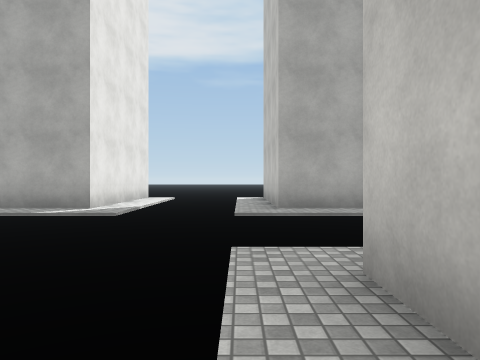
View 1 (above)

24 first-person views from a walk through a 3-D level made in the Unity game engine. The camera is 1.3 m above the floor, looks level and sees 70° across. The floor is counted in squares, 2 m on a side. Each view is taken from the middle of a square. On the plan, view 1 faces up. The plan holds only what a view shows up to about 10 squares ahead; the rest is blank. The place goes on beyond the plan. Door leaves are left out, so doorways stand open. Surface patterns are stand-ins for the level's own textures.

View 2
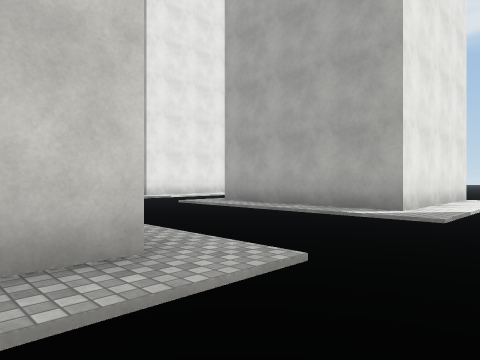

View 3
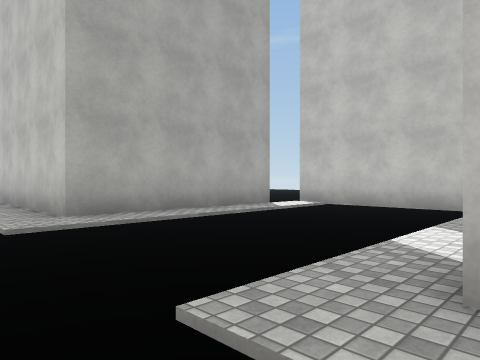

View 4
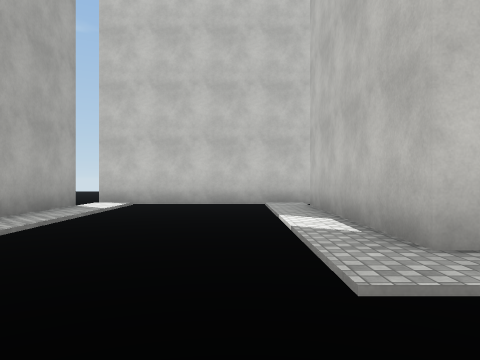

View 5
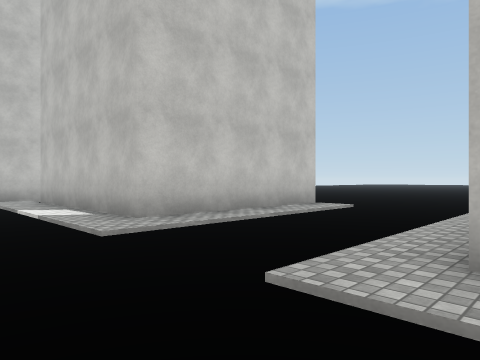

View 6
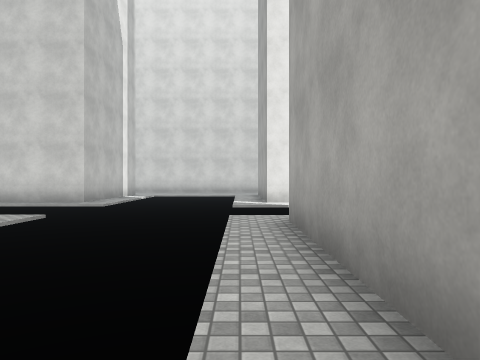

View 7
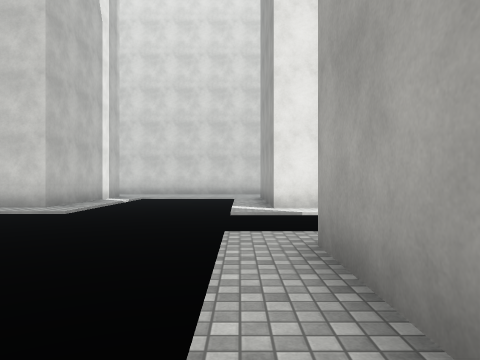

View 8
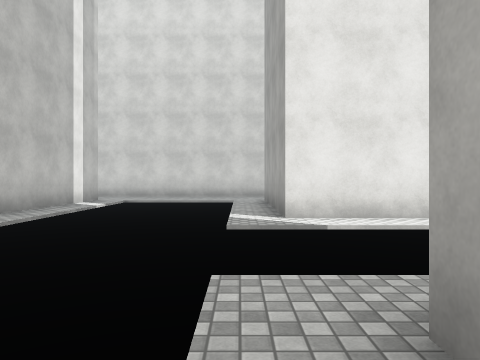

View 9
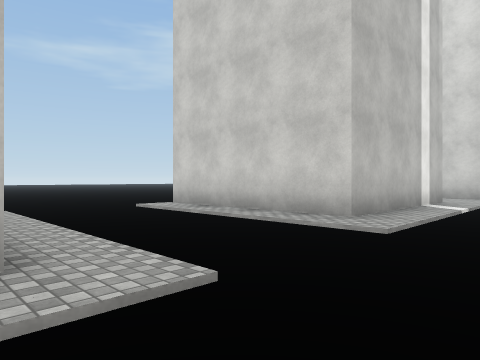

View 10
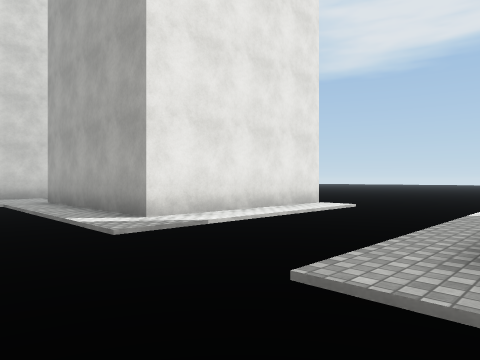

View 11
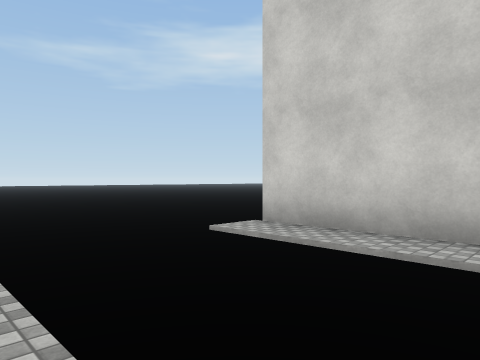

View 12
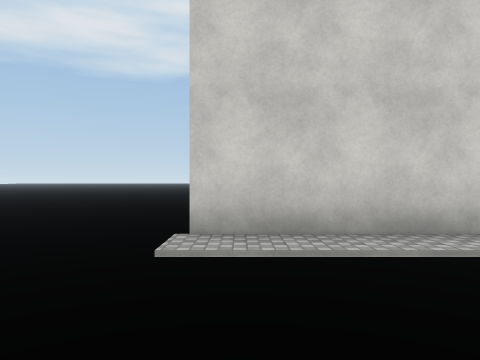

View 13
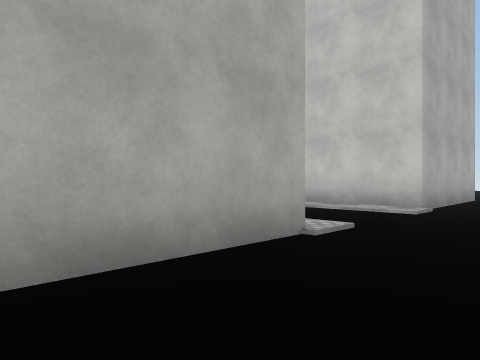

View 14
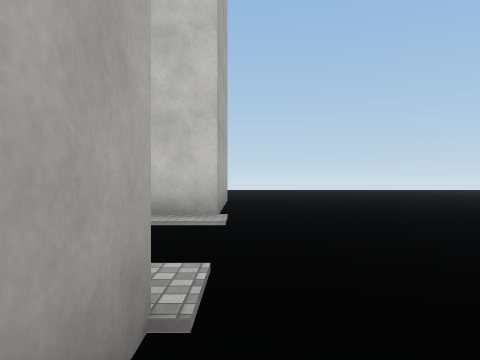

View 15
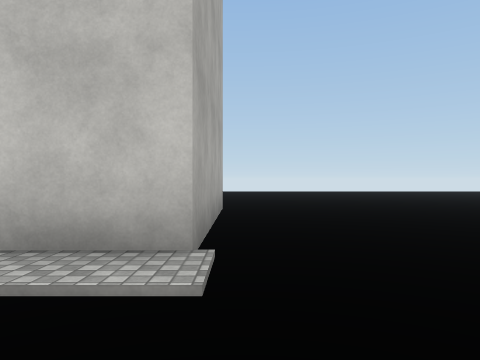

View 16
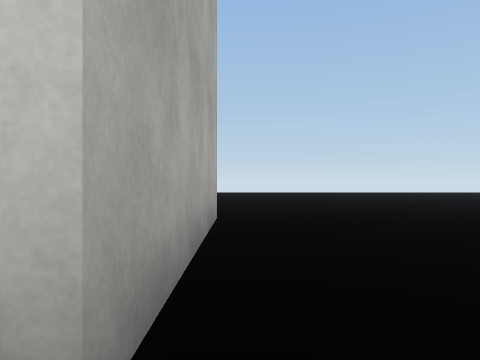

View 17
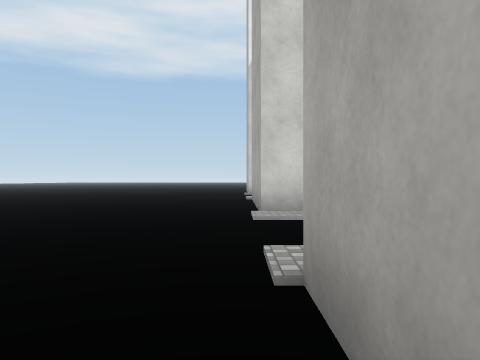

View 18
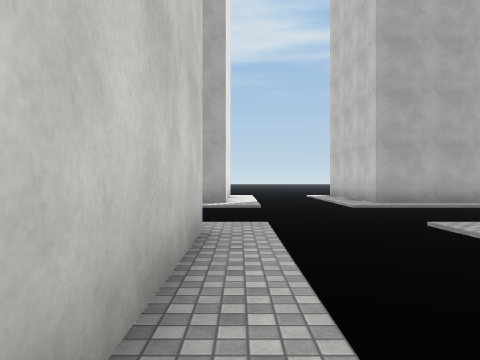

View 19
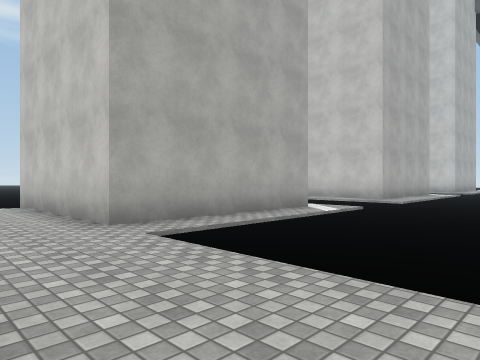

View 20
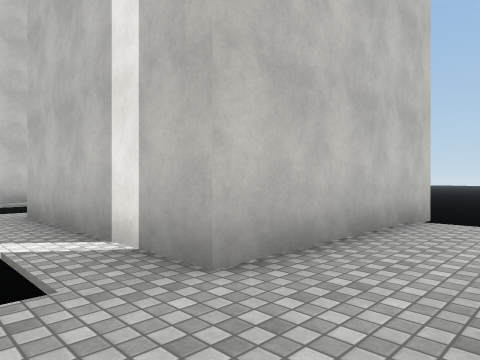

View 21
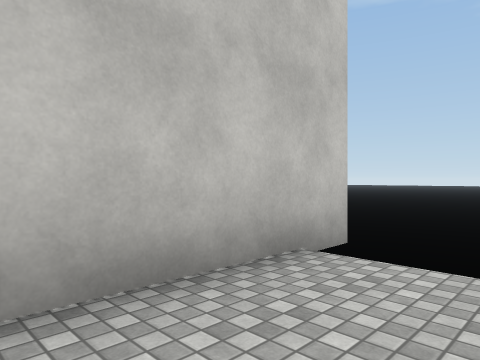

View 22
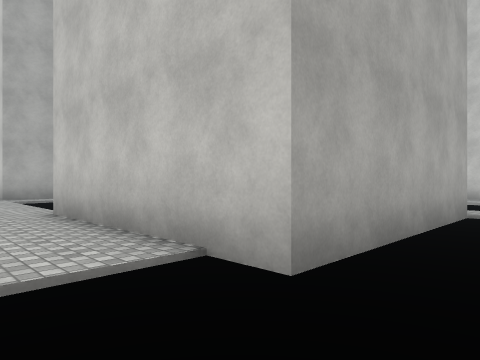

View 23
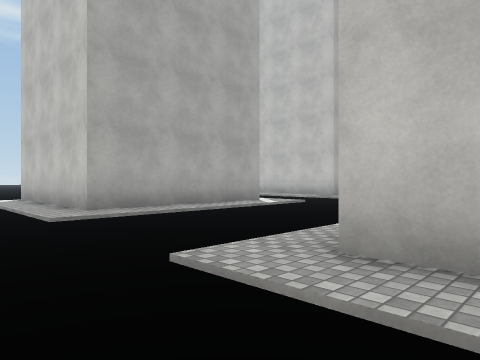

View 24
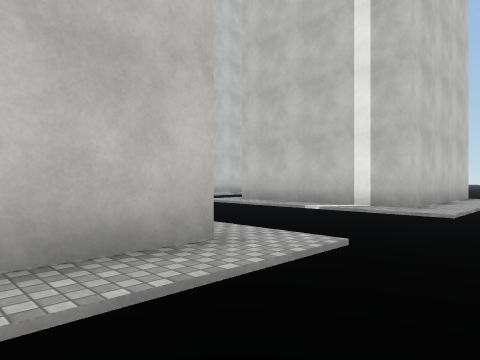

### Floor plan
Key: @ floor where view 1 was taken; # wall or solid block; . floor; / step, stairs or slope.
Columns run from 20 left of view 1 to 10 right of it. Each row starts with its distance up from view 1.
 16          ..
 15         ...
 14        ....
 13        //../
 12   #    #/...#   #.   #
 11  .#    #/...#   #.   #
 10  .#    #/...#   #.../#
  9  .#    #/...#   #.../#
  8  .######/...#####.../######/.
  7 ..///////..///////..////////#
  6 ../.........................#
  5 ../.........................#
  4 ../.........................#
  3 ......../.........../....../#
  2 ..######/...#####.../###### #
  1 ..#    #/...#   #.../#
  0 ..#    #/...#   #...@#
 -1 ..#    #/...#   #.../#
 -2 ..######/...#####.../######
 -3  ......//..  ..../..//.........
 -4 ...........  ..................
 -5  ..........  ..................
 -6  ..........  ..................
 -7  ..........  ...... ...........
 -8  .... ....   ....     .........
 -9   ...  ...   ...       ........
-10   ..    ..

Positions as (right, up) in squares from view 1, and headings:
1: (0, 0), facing up
2: (-1, 1), facing up-left
3: (-1, 2), facing up-right
4: (-2, 4), facing right
5: (-4, 5), facing down-right
6: (-3, 7), facing left
7: (-5, 7), facing left
8: (-7, 7), facing left
9: (-8, 5), facing down-left
10: (-8, 5), facing up-left
11: (-9, 1), facing down-left
12: (-9, -2), facing left
13: (-7, -5), facing up-right
14: (-5, -3), facing right
15: (-2, -3), facing right
16: (0, -3), facing right
17: (3, -3), facing left
18: (-3, -2), facing up
19: (-20, 3), facing up-right
20: (-20, 4), facing down-right
21: (-20, 1), facing down-right
22: (-20, -4), facing up-right
23: (-11, 1), facing up-right
24: (-11, 10), facing down-right
